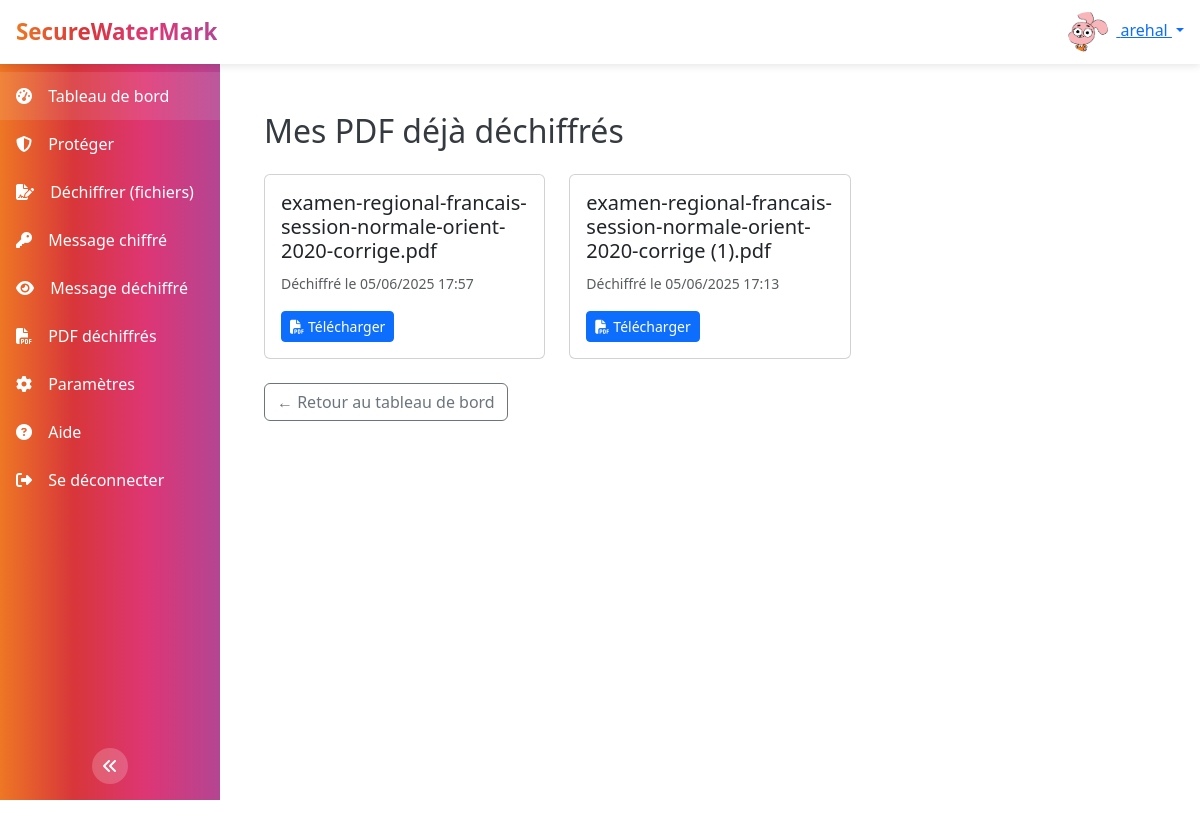
The page /decrypted/ (signed in) on the database as committed earlier.
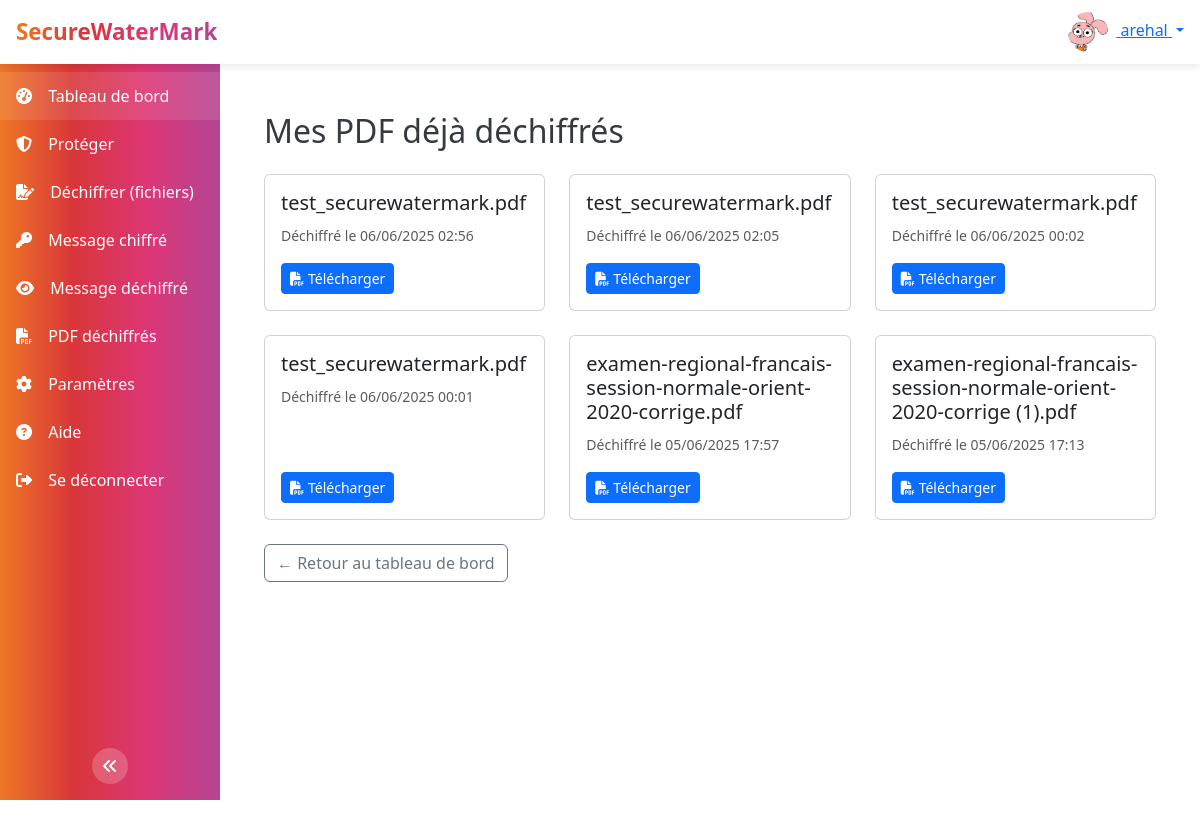
The same page on the database as committed later.
### watermark/models.py (models this page shows, shortened)
class DecryptedDocument(models.Model):
    user         = models.ForeignKey(User, on_delete=models.CASCADE)
    name         = models.CharField(max_length=200)
    file         = models.FileField(upload_to='decrypted/')
    decrypted_at = models.DateTimeField(auto_now_add=True)

### watermark/views.py (the view)
# urls.py: path('decrypted/', views.decrypted_list, name='decrypted_list'),
@login_required
def decrypted_list(request):
    decrypted_docs = DecryptedDocument.objects.filter(user=request.user).order_by('-decrypted_at')
    return render(request, 'watermark/decrypted_list.html', {
        'decrypted_docs': decrypted_docs
    })

### watermark/templates/watermark/decrypted_list.html (shortened to what this page needs)
{% extends "watermark/base.html" %}
{% load static %}
{% block content %}
  <div class="container py-4">
    <h2 class="mb-4">Mes PDF déjà déchiffrés</h2>
    {% if decrypted_docs %}
      <div class="row g-4">
        {% for doc in decrypted_docs %}
          <div class="col-md-4">
            <div class="card h-100">
              <div class="card-body d-flex flex-column">
                <h5 class="card-title">{{ doc.name }}</h5>
                <p class="card-text">
                  <small class="text-muted">
                    Déchiffré le {{ doc.decrypted_at|date:"d/m/Y H:i" }}
                  </small>
                </p>
                <div class="mt-auto d-flex justify-content-between">
                  <a href="{{ doc.file.url }}"
                     class="btn btn-sm btn-primary"
                     target="_blank">
                    <i class="fas fa-file-pdf me-1"></i>Télécharger
                  </a>
                </div>
              </div>
            </div>
          </div>
        {% endfor %}
      </div>
    {% else %}
      <div class="alert alert-secondary">
        Vous n’avez pas encore déchiffré de PDF.
      </div>
    {% endif %}
    <a href="{% url 'dashboard' %}" class="btn btn-outline-secondary mt-4">
      ← Retour au tableau de bord
    </a>
  </div>
{% endblock %}

Rows that differ between the two databases and show on the page:
added DecryptedDocument: name "test_securewatermark.pdf", decrypted_at "06/06/2025 02:56"
added DecryptedDocument: name "test_securewatermark.pdf", decrypted_at "06/06/2025 02:05"
added DecryptedDocument: name "test_securewatermark.pdf", decrypted_at "06/06/2025 00:02"
added DecryptedDocument: name "test_securewatermark.pdf", decrypted_at "06/06/2025 00:01"
